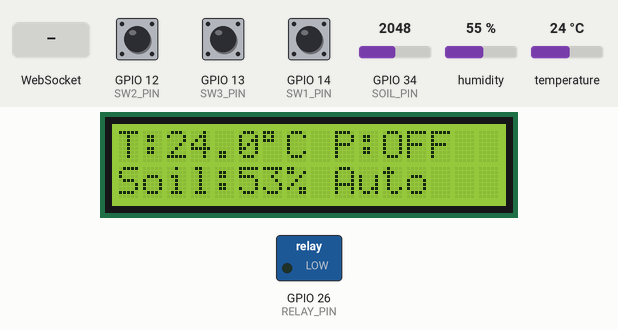
This sketch was run on a simulated ESP32. Shown: 16×2 character LCD, switched loads named in the sketch (green lamp = pin HIGH). The inputs (shaded band) are chosen by the test bench; at power-on: GPIO 34 (SOIL_PIN) = 2048, GPIO 12 (SW2_PIN) HIGH, GPIO 13 (SW3_PIN) HIGH, temperature 24 °C, GPIO 14 (SW1_PIN) HIGH, humidity 55 %. WiFi joins after 1.5 s; servers stay silent unless stated; what the sketch prints to the serial monitor is not drawn.

Above: at 2.8 s.
2.9 s: GPIO 34 (SOIL_PIN) set to 2337
At 4.9 s:
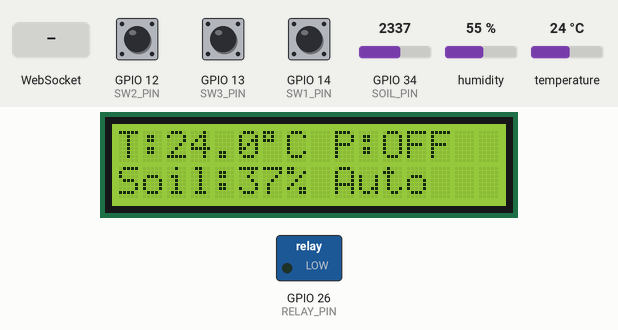
5.5 s: GPIO 34 (SOIL_PIN) set to 2431
At 6.6 s:
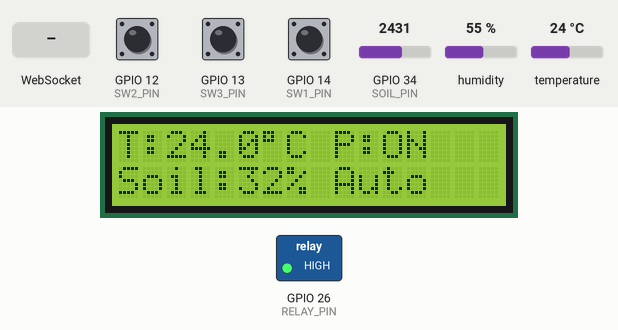
7.5 s: GPIO 12 (SW2_PIN) pulled LOW for 0.15 s
At 9.1 s:
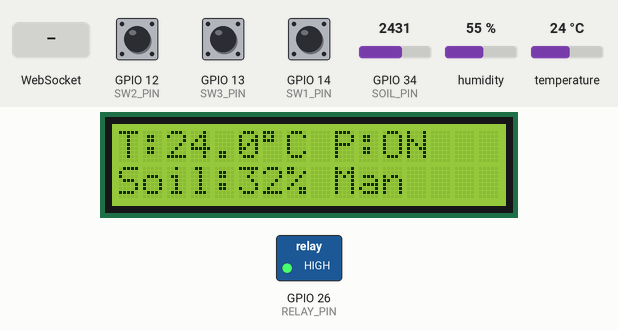
9.5 s: GPIO 13 (SW3_PIN) pulled LOW for 0.15 s
At 10.9 s:
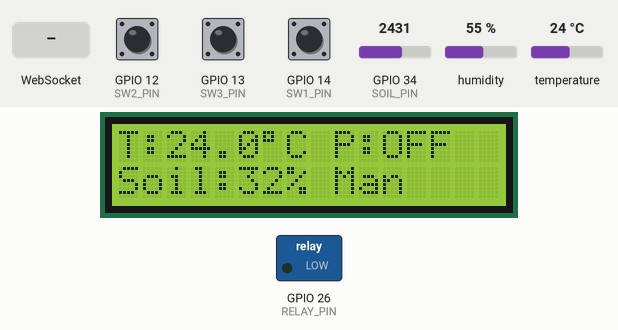
11.5 s: WebSocket text "pump_on" received
At 11.9 s:
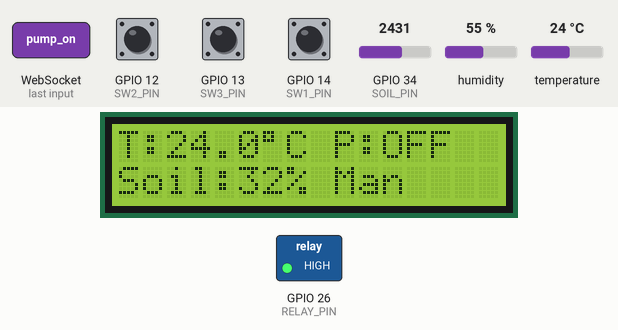
13.5 s: temperature set to 12 °C
At 15.1 s:
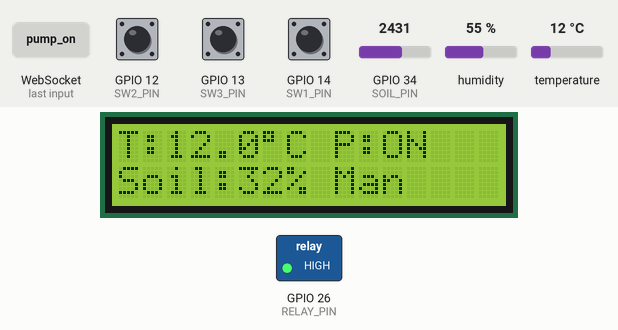
Timing chart, 0 to 16.5 s (numbered marks = the images above; inputs shaded):
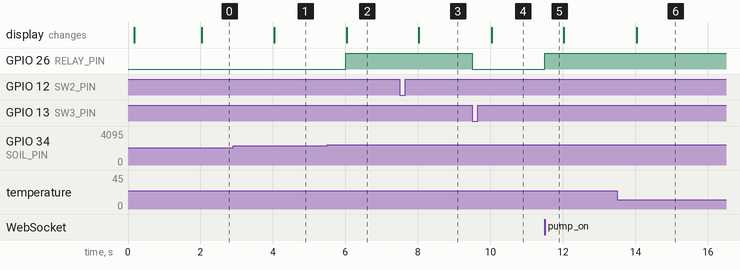

Measured:
- the behaviour switches between 2369 and 2370 on GPIO 34 (SOIL_PIN) (found by bisection; images 1 and 2)
- after the input at 2.9 s, the display: changes after 1.1 s (image 1)
- after the input at 5.5 s, GPIO 26 (RELAY_PIN): LOW → HIGH after 0.51 s; the display: changes after 0.53 s (image 2)
- after the input at 7.5 s, the display: changes after 0.53 s (image 3)
- after the input at 9.5 s, GPIO 26 (RELAY_PIN): HIGH → LOW at once; the display: changes after 0.54 s (image 4)
- after the input at 11.5 s, GPIO 26 (RELAY_PIN): LOW → HIGH at once
- after the input at 13.5 s, the display: changes after 0.54 s (image 6)

The sketch:

auto_watering.ino
```cpp
#include <WiFi.h>
#include <WebServer.h>
#include <WebSocketsServer.h>
#include <LiquidCrystal_I2C.h>
#include <DHT.h>

// ======= User config =======
const char* WIFI_SSID = "YOUR_SSID"; // <-- set your WiFi SSID
const char* WIFI_PASS = "YOUR_PASSWORD"; // <-- set your WiFi password

// Pins
const int SOIL_PIN = 34; // ADC pin for soil sensor (ADC1)
const int DHT_PIN = 27;  // DHT data pin
const int RELAY_PIN = 26; // Relay control pin (pump)
const int SW1_PIN = 14; // Auto mode toggle
const int SW2_PIN = 12; // Manual water ON
const int SW3_PIN = 13; // Manual water OFF

// Calibration for soil sensor (raw ADC values)
// Adjust these values for your sensor: dry -> near-air reading, wet -> submerged in water
const int SOIL_RAW_DRY = 3000; // raw value when dry (adjust)
const int SOIL_RAW_WET = 1200; // raw value when wet (adjust)

// Thresholds
const int THRESHOLD_DRY = 35; // percent or equal -> consider dry -> start pump
const int THRESHOLD_WET = 60; // percent or equal -> stop pump

// Globals
LiquidCrystal_I2C lcd(0x27, 16, 2);
WebServer server(80);
WebSocketsServer webSocket = WebSocketsServer(81);
DHT dht(DHT_PIN, DHT22);

bool autoMode = true;
bool manualOverride = false;
bool pumpState = false;

unsigned long lastSensorMillis = 0;
unsigned long sensorInterval = 2000; // ms
float lastTemp = 0.0;
int lastSoilPercent = 0;

// Debounce
unsigned long lastSw1 = 0, lastSw2 = 0, lastSw3 = 0;
const unsigned long debounce = 200;

void setPump(bool on) {
  pumpState = on;
  digitalWrite(RELAY_PIN, on ? HIGH : LOW);
}

int readSoilPercent() {
  int raw = analogRead(SOIL_PIN); // 0-4095
  // constrain and map to 0-100
  raw = constrain(raw, SOIL_RAW_WET, SOIL_RAW_DRY);
  int pct = map(raw, SOIL_RAW_WET, SOIL_RAW_DRY, 100, 0); // wet->100, dry->0
  pct = constrain(pct, 0, 100);
  return pct;
}

String jsonStatus() {
  String s = "{";
  s += "\"temp\":" + String(lastTemp, 1) + ",";
  s += "\"soil\":" + String(lastSoilPercent) + ",";
  s += "\"pump\":" + String(pumpState ? 1 : 0) + ",";
  s += "\"auto\":" + String(autoMode ? 1 : 0);
  s += "}";
  return s;
}

// Websocket event
void onWsEvent(uint8_t num, WStype_t type, uint8_t * payload, size_t length) {
  if (type == WStype_TEXT) {
    String msg = String((char*)payload);
    if (msg == "pump_on") {
      manualOverride = true;
      autoMode = false;
      setPump(true);
    } else if (msg == "pump_off") {
      manualOverride = false;
      setPump(false);
    } else if (msg == "auto_on") {
      autoMode = true;
      manualOverride = false;
    } else if (msg == "auto_off") {
      autoMode = false;
      manualOverride = false;
    }
    // Reply current status
    webSocket.broadcastTXT(jsonStatus());
  }
}

// Serve web UI
const char index_html[] PROGMEM = R"rawliteral(
<!doctype html>
<html>
<head>
  <meta charset="utf-8" />
  <meta name="viewport" content="width=device-width,initial-scale=1" />
  <title>Auto Watering</title>
  <style>body{font-family:Arial;max-width:420px;margin:8px;} .big{font-size:1.4em}</style>
</head>
<body>
  <h2>Auto Watering</h2>
  <div class="big">Temperature: <span id="temp">--</span> °C</div>
  <div class="big">Soil: <span id="soil">--</span> %</div>
  <div>Status: <span id="status">--</span></div>
  <hr>
  <button onclick="send('auto_on')">Auto ON</button>
  <button onclick="send('auto_off')">Auto OFF</button>
  <button onclick="send('pump_on')">Pump ON</button>
  <button onclick="send('pump_off')">Pump OFF</button>

  <script>
    let ws;
    function init(){
      const host = location.hostname;
      ws = new WebSocket('ws://'+host+':81/');
      ws.onopen = ()=>{ console.log('ws open'); };
      ws.onmessage = (evt)=>{ try{ const j=JSON.parse(evt.data); document.getElementById('temp').innerText=j.temp; document.getElementById('soil').innerText=j.soil; document.getElementById('status').innerText=(j.pump? 'PUMP ON':'PUMP OFF') + ' | auto:'+(j.auto? 'ON':'OFF'); }catch(e){} };
      ws.onclose = ()=>{ setTimeout(init,2000); };
    }
    function send(cmd){ if(ws && ws.readyState===1) ws.send(cmd); }
    window.onload = init;
  </script>
</body>
</html>
)rawliteral";

void handleRoot() {
  server.send_P(200, "text/html", index_html);
}

void setup() {
  Serial.begin(115200);
  delay(100);
  // pins
  pinMode(RELAY_PIN, OUTPUT);
  digitalWrite(RELAY_PIN, LOW);
  pinMode(SW1_PIN, INPUT_PULLUP);
  pinMode(SW2_PIN, INPUT_PULLUP);
  pinMode(SW3_PIN, INPUT_PULLUP);

  lcd.init();
  lcd.backlight();
  lcd.clear();

  dht.begin();

  // WiFi connect
  WiFi.mode(WIFI_STA);
  WiFi.begin(WIFI_SSID, WIFI_PASS);
  Serial.print("Connecting WiFi");
  unsigned long start = millis();
  while (WiFi.status() != WL_CONNECTED && millis() - start < 8000) {
    delay(500);
    Serial.print('.');
  }
  if (WiFi.status() != WL_CONNECTED) {
    Serial.println("\nCannot connect, start AP");
    WiFi.softAP("AutoWater_AP");
    Serial.print("AP IP:");
    Serial.println(WiFi.softAPIP());
  } else {
    Serial.print("\nConnected. IP: ");
    Serial.println(WiFi.localIP());
  }

  server.on("/", handleRoot);
  server.begin();

  webSocket.begin();
  webSocket.onEvent(onWsEvent);

  // initial sensor read
  lastSensorMillis = 0;
}

void loop() {
  server.handleClient();
  webSocket.loop();

  unsigned long now = millis();

  // read switches (debounced, active LOW)
  if (digitalRead(SW1_PIN) == LOW && now - lastSw1 > debounce) {
    lastSw1 = now;
    autoMode = !autoMode;
    if (autoMode) manualOverride = false;
  }
  if (digitalRead(SW2_PIN) == LOW && now - lastSw2 > debounce) {
    lastSw2 = now;
    manualOverride = true;
    autoMode = false;
    setPump(true);
  }
  if (digitalRead(SW3_PIN) == LOW && now - lastSw3 > debounce) {
    lastSw3 = now;
    manualOverride = false;
    setPump(false);
  }

  if (now - lastSensorMillis >= sensorInterval) {
    lastSensorMillis = now;
    // read sensors
    int soil = readSoilPercent();
    float temp = dht.readTemperature();
    if (isnan(temp)) temp = lastTemp; else lastTemp = temp;
    lastSoilPercent = soil;

    // Auto logic (only when not manual override)
    if (autoMode && !manualOverride) {
      if (soil <= THRESHOLD_DRY) {
        setPump(true);
      } else if (soil >= THRESHOLD_WET) {
        setPump(false);
      }
    }

    // Update LCD
    lcd.clear();
    lcd.setCursor(0,0);
    lcd.print("T:"); lcd.print(lastTemp,1); lcd.print((char)223); lcd.print("C ");
    lcd.print(pumpState?"P:ON":"P:OFF");
    lcd.setCursor(0,1);
    lcd.print("Soil:"); lcd.print(lastSoilPercent); lcd.print("% ");
    lcd.print(autoMode?"Auto":"Man");

    // Broadcast over websocket
    webSocket.broadcastTXT(jsonStatus());
  }
}
```
